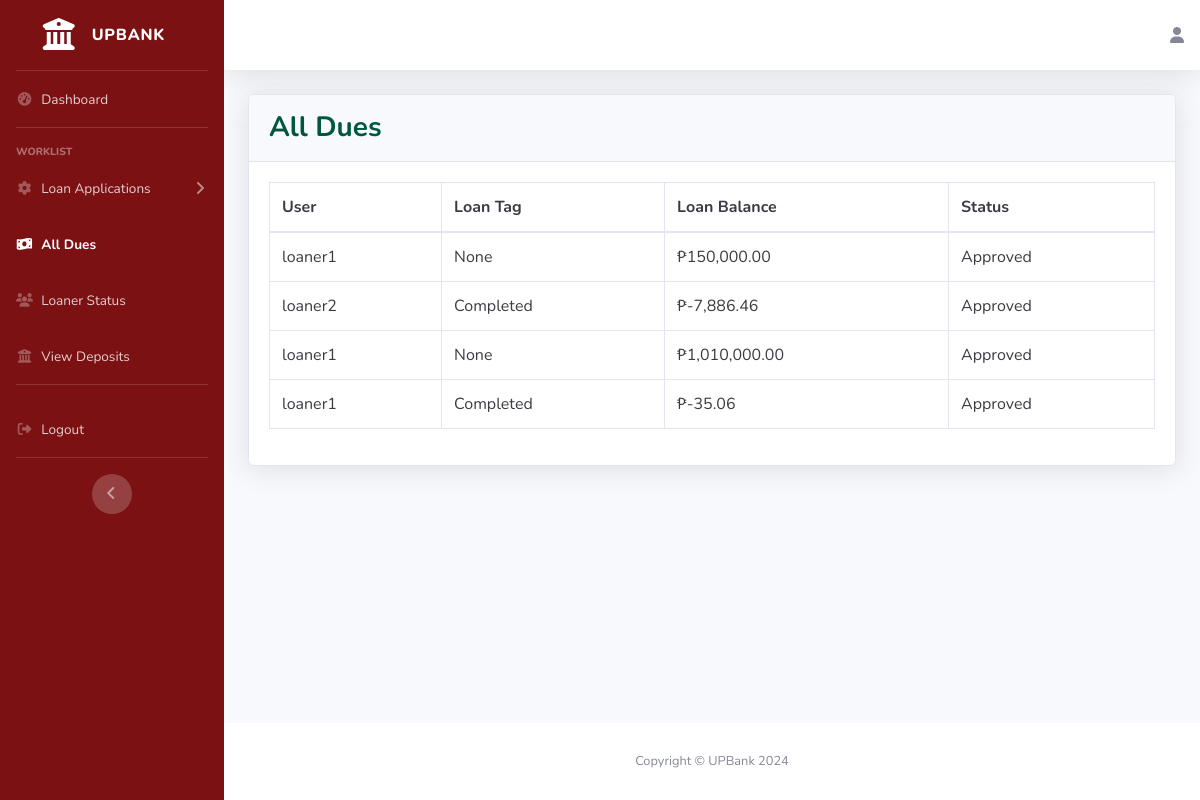
/create-manage-account/all-dues/, run on the app's committed database.
### loans_borrower/models.py (models this page shows, shortened)
class Loans(models.Model):
    STATUS = (
        ('For Review', 'For Review'),
        ('Approved', 'Approved'),
        ('Rejected', 'Rejected'),
    )
    CIV_STATUS = (
        ('Married', 'Married'),
        ('Separated', 'Separated'),
        ('Single', 'Single'),
        ('Widower', 'Widower'),
    )
    LEN_STAY = (
        ('Months', 'Months'),
        ('Years', 'Years'),
    )
    HOME_OWN = (
        ('Mortgage', 'Mortgage'),
        ('Rented', 'Rented'),
        ('Owned', 'Owned'),
        ('Used Free/Living with Parents/Relatives', 'Used Free/Living with Parents/Relatives'),
    )
    PHONE_TYPE = (
        ('Home', 'Home'),
        ('Mobile', 'Mobile'),
    )
    PRIME_INCOME = (
        ('Employment', 'Employment'),
        ('Business', 'Business'),
    )
    EMP_TYPE = (
        ('Local(Government)', 'Local(Government)'),
        ('Local(Private)', 'Local(Private)'),
        ('OFW Non-Immigrant(Government)', 'OFW Non-Immigrant(Government)'),
        ('OFW Non-Immigrant(Private)', 'OFW Non-Immigrant(Private)'),
    )
    LOAN_TAG = (
        ('Pending', 'Pending'),
        ('Delinquent', 'Delinquent'),
        ('In-Loan Default', 'In-Loan Default'),
        ('Completed', 'Completed'),
    )
    app_date = models.DateTimeField(null=True, blank=True)
    status = models.CharField(default='For Review',max_length=100, choices=STATUS, null=True)
    make = models.CharField(max_length=100, null=True, blank=False)
    model = models.CharField(max_length=100, null=True, blank=False)
    sell_price = models.DecimalField(max_digits=50, decimal_places=2, null=True, blank=False)
    dp_percent = models.PositiveIntegerField(null=True, blank=False)
    dp_amt = models.DecimalField(max_digits=50, decimal_places=2, null=True, blank=False)
    loan_amt = models.DecimalField(max_digits=50, decimal_places=2, null=True, blank=False)
    no_of_payments = models.IntegerField(null=True, blank=False)
    loan_bal = models.DecimalField(default=0,max_digits=50, decimal_places=2, null=True, blank=True)
    user = models.ForeignKey(User, on_delete=models.CASCADE, null=True, blank=True)
    first_name = models.CharField(max_length=100, null=True, blank=False)
    middle_name = models.CharField(max_length=100, null=True, blank=True)
    last_name = models.CharField(max_length=100, null=True, blank=False)
    birthdate = models.DateField(null=True, blank=False)
    civ_status = models.CharField(max_length=100, choices=CIV_STATUS, null=True, blank=False)
    unit_no = models.CharField(max_length=100, null=True, blank=False)
    condo_name = models.CharField(max_length=100, null=True, blank=True)
    street = models.CharField(max_length=100, null=True, blank=False)
    subdiv_brgy = models.CharField(max_length=100, null=True, blank=False)
    city = models.CharField(max_length=100, null=True, blank=False)
    municip_prov = models.CharField(max_length=100, null=True, blank=False)
    country = models.CharField(max_length=100, null=True, blank=False)
    len_stay = models.CharField(max_length=100, choices=LEN_STAY, null=True, blank=False)
    len_stay_num = models.IntegerField(null=True, blank=False)
    home_own = models.CharField(max_length=100, choices=HOME_OWN, null=True, blank=False)
    phone_type = models.CharField(max_length=100, choices=PHONE_TYPE, null=True, blank=False)
    home_num = models.CharField(max_length=100, null=True, blank=True)
    mobile_num = PhoneNumberField(max_length=100, null=True, blank=True)
    email_add = models.CharField(max_length=100, null=True, blank=False)
    prime_income = models.CharField(max_length=100, choices=PRIME_INCOME, null=True, blank=False)
    emp_type = models.CharField(max_length=100, choices=EMP_TYPE, null=True, blank=True)
    emp_name = models.CharField(max_length=100, null=True, blank=True)
    job_pos = models.CharField(max_length=100, null=True, blank=True)
    emp_tenure = models.CharField(max_length=100, choices=LEN_STAY, null=True, blank=True)
    emp_tenure_num = models.IntegerField(null=True, blank=True)
    emp_monthly_income = models.DecimalField(max_digits=50, decimal_places=2, null=True, blank=True)
    emp_work_no = models.CharField(max_length=100, null=True, blank=True)
    bsns_type = models.CharField(default="Self-Employed", max_length=100, null=True, blank=True)
    bsns_name = models.CharField(max_length=100, null=True, blank=True)
    bsns_tenure = models.CharField(max_length=100, choices=LEN_STAY, null=True, blank=True)
    bsns_tenure_num = models.IntegerField(null=True, blank=True)
    bsns_monthly_income = models.DecimalField(max_digits=50, decimal_places=2, null=True, blank=True)
    bsns_work_no = models.CharField(max_length=100, null=True, blank=True)
    bsns_unit_no = models.CharField(max_length=100, null=True, blank=True)
    bsns_condo_name = models.CharField(max_length=100, null=True, blank=True)
    bsns_street = models.CharField(max_length=100, null=True, blank=True)
    bsns_subdiv_brgy = models.CharField(max_length=100, null=True, blank=True)
    bsns_city = models.CharField(max_length=100, null=True, blank=True)
    bsns_municip_prov = models.CharField(max_length=100, null=True, blank=True)
    bsns_country = models.CharField(max_length=100, null=True, blank=True)
    loan_docs = models.FileField(upload_to='loan_docs/', null=True, blank=True)
    loan_tag = models.CharField(default='Pending', max_length=100, choices=LOAN_TAG, null=True, blank=True)

### create_manage_acc/views.py (the view)
# urls.py: path('all-dues/', views.all_dues, name='all_dues'),
def all_dues(request):
    loans = Loans.objects.filter(status='Approved').order_by('-app_date')
    return render(request, 'create_manage_acc/all_dues.html', {'loans': loans})

### create_manage_acc/templates/create_manage_acc/all_dues.html (shortened to what this page needs)
{% extends 'bank_officer/navbar.html' %}
{% load static %}
{% load humanize %}
{% block content %}
<div class="card shadow mb-4">
    <div class="card-header py-3">
        <h3 class="m-0 font-weight-bold" style="color:#00573f">All Dues</h3>
    </div>
    <div class="card-body">
        <div class="table-responsive">
            <table class="table table-hover table-bordered text-gray-900" id="dataTable" width="100%" cellspacing="0">
                <thead>
                    <tr>
                        <th>User</th>
                        <th>Loan Tag</th>
                        <th>Loan Balance</th>
                        <th>Status</th>
                    </tr>
                </thead>
                <tbody>
                    {% for loan in loans %}
                    <tr>
                        <td>{{ loan.user.username }}</td>
                        <td>{{ loan.loan_tag }}</td>
                        <td>₱{{ loan.loan_bal|intcomma }}</td>
                        <td>{{ loan.status }}</td>
                    </tr>
                    {% endfor %}
                </tbody>
            </table>
        </div>
    </div>
</div>
{% endblock content %}

### create_manage_acc/templates/create_manage_acc/all_dues.html (style rules this page uses)
.table-responsive table { color: #343434; }

### data on the page
Loans: user.username "loaner1", loan_tag "None", loan_bal "150,000.00", status "Approved"
Loans: user.username "loaner2", loan_tag "Completed", loan_bal "-7,886.46", status "Approved"
Loans: user.username "loaner1", loan_tag "None", loan_bal "1,010,000.00", status "Approved"
Loans: user.username "loaner1", loan_tag "Completed", loan_bal "-35.06", status "Approved"
